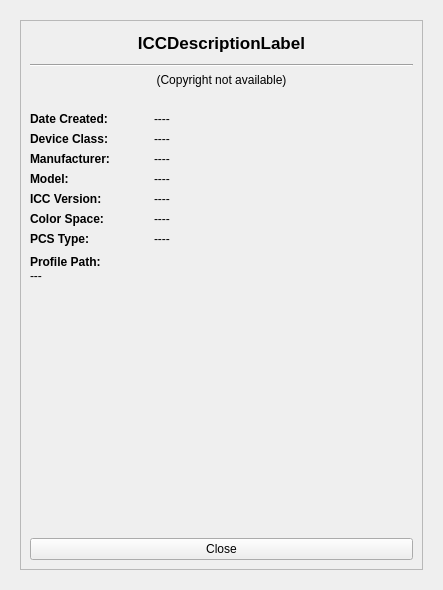
<?xml version="1.0" encoding="UTF-8"?>
<ui version="4.0">
 <class>syInfoDialog</class>
 <widget class="QDialog" name="syInfoDialog">
  <property name="geometry">
   <rect>
    <x>0</x>
    <y>0</y>
    <width>443</width>
    <height>590</height>
   </rect>
  </property>
  <property name="windowTitle">
   <string>Details</string>
  </property>
  <layout class="QVBoxLayout" name="verticalLayout_2">
   <item>
    <widget class="QScrollArea" name="scrollArea">
     <property name="sizePolicy">
      <sizepolicy hsizetype="Expanding" vsizetype="Expanding">
       <horstretch>0</horstretch>
       <verstretch>0</verstretch>
      </sizepolicy>
     </property>
     <property name="minimumSize">
      <size>
       <width>300</width>
       <height>300</height>
      </size>
     </property>
     <property name="frameShape">
      <enum>QFrame::NoFrame</enum>
     </property>
     <property name="verticalScrollBarPolicy">
      <enum>Qt::ScrollBarAlwaysOff</enum>
     </property>
     <property name="widgetResizable">
      <bool>true</bool>
     </property>
     <widget class="QWidget" name="scrollAreaWidgetContents">
      <property name="geometry">
       <rect>
        <x>0</x>
        <y>0</y>
        <width>435</width>
        <height>582</height>
       </rect>
      </property>
      <layout class="QGridLayout" name="gridLayout_2">
       <item row="1" column="0">
        <layout class="QVBoxLayout" name="verticalLayout_3">
         <item>
          <widget class="QFrame" name="frame">
           <property name="sizePolicy">
            <sizepolicy hsizetype="MinimumExpanding" vsizetype="Expanding">
             <horstretch>98</horstretch>
             <verstretch>98</verstretch>
            </sizepolicy>
           </property>
           <property name="minimumSize">
            <size>
             <width>150</width>
             <height>250</height>
            </size>
           </property>
           <property name="frameShape">
            <enum>QFrame::StyledPanel</enum>
           </property>
           <property name="frameShadow">
            <enum>QFrame::Raised</enum>
           </property>
           <layout class="QVBoxLayout" name="verticalLayout">
            <item>
             <layout class="QVBoxLayout" name="verticalLayout_9">
              <property name="topMargin">
               <number>3</number>
              </property>
              <property name="bottomMargin">
               <number>3</number>
              </property>
              <item>
               <widget class="QLabel" name="descriptionTagLabel">
                <property name="sizePolicy">
                 <sizepolicy hsizetype="Preferred" vsizetype="Minimum">
                  <horstretch>0</horstretch>
                  <verstretch>0</verstretch>
                 </sizepolicy>
                </property>
                <property name="minimumSize">
                 <size>
                  <width>0</width>
                  <height>25</height>
                 </size>
                </property>
                <property name="font">
                 <font>
                  <pointsize>13</pointsize>
                  <weight>75</weight>
                  <bold>true</bold>
                 </font>
                </property>
                <property name="text">
                 <string>ICCDescriptionLabel</string>
                </property>
                <property name="alignment">
                 <set>Qt::AlignHCenter|Qt::AlignTop</set>
                </property>
                <property name="wordWrap">
                 <bool>true</bool>
                </property>
               </widget>
              </item>
              <item>
               <widget class="Line" name="infoPanelLineSeperator">
                <property name="orientation">
                 <enum>Qt::Horizontal</enum>
                </property>
               </widget>
              </item>
              <item>
               <widget class="QLabel" name="copyrightTagLabel">
                <property name="sizePolicy">
                 <sizepolicy hsizetype="Preferred" vsizetype="Minimum">
                  <horstretch>0</horstretch>
                  <verstretch>0</verstretch>
                 </sizepolicy>
                </property>
                <property name="minimumSize">
                 <size>
                  <width>0</width>
                  <height>30</height>
                 </size>
                </property>
                <property name="frameShadow">
                 <enum>QFrame::Plain</enum>
                </property>
                <property name="lineWidth">
                 <number>1</number>
                </property>
                <property name="text">
                 <string>(Copyright not available)</string>
                </property>
                <property name="scaledContents">
                 <bool>false</bool>
                </property>
                <property name="alignment">
                 <set>Qt::AlignHCenter|Qt::AlignTop</set>
                </property>
                <property name="wordWrap">
                 <bool>true</bool>
                </property>
                <property name="margin">
                 <number>0</number>
                </property>
               </widget>
              </item>
             </layout>
            </item>
            <item>
             <layout class="QGridLayout" name="gridLayout">
              <item row="0" column="0">
               <widget class="QLabel" name="dateTextLabel">
                <property name="sizePolicy">
                 <sizepolicy hsizetype="Fixed" vsizetype="Maximum">
                  <horstretch>0</horstretch>
                  <verstretch>0</verstretch>
                 </sizepolicy>
                </property>
                <property name="minimumSize">
                 <size>
                  <width>116</width>
                  <height>0</height>
                 </size>
                </property>
                <property name="font">
                 <font>
                  <weight>75</weight>
                  <italic>false</italic>
                  <bold>true</bold>
                  <underline>false</underline>
                 </font>
                </property>
                <property name="text">
                 <string>Date Created:</string>
                </property>
               </widget>
              </item>
              <item row="0" column="1">
               <widget class="QLabel" name="dateTagLabel">
                <property name="sizePolicy">
                 <sizepolicy hsizetype="Ignored" vsizetype="Maximum">
                  <horstretch>0</horstretch>
                  <verstretch>0</verstretch>
                 </sizepolicy>
                </property>
                <property name="minimumSize">
                 <size>
                  <width>50</width>
                  <height>0</height>
                 </size>
                </property>
                <property name="text">
                 <string>----</string>
                </property>
               </widget>
              </item>
              <item row="1" column="0">
               <widget class="QLabel" name="dcTextLabel">
                <property name="sizePolicy">
                 <sizepolicy hsizetype="Fixed" vsizetype="Maximum">
                  <horstretch>0</horstretch>
                  <verstretch>0</verstretch>
                 </sizepolicy>
                </property>
                <property name="minimumSize">
                 <size>
                  <width>113</width>
                  <height>0</height>
                 </size>
                </property>
                <property name="font">
                 <font>
                  <weight>75</weight>
                  <bold>true</bold>
                 </font>
                </property>
                <property name="text">
                 <string>Device Class:</string>
                </property>
               </widget>
              </item>
              <item row="1" column="1">
               <widget class="QLabel" name="deviceClassTagLabel">
                <property name="sizePolicy">
                 <sizepolicy hsizetype="Ignored" vsizetype="Maximum">
                  <horstretch>0</horstretch>
                  <verstretch>0</verstretch>
                 </sizepolicy>
                </property>
                <property name="minimumSize">
                 <size>
                  <width>50</width>
                  <height>0</height>
                 </size>
                </property>
                <property name="text">
                 <string>----</string>
                </property>
               </widget>
              </item>
              <item row="2" column="0">
               <widget class="QLabel" name="manufacturerLabel">
                <property name="sizePolicy">
                 <sizepolicy hsizetype="Fixed" vsizetype="Maximum">
                  <horstretch>0</horstretch>
                  <verstretch>0</verstretch>
                 </sizepolicy>
                </property>
                <property name="minimumSize">
                 <size>
                  <width>118</width>
                  <height>0</height>
                 </size>
                </property>
                <property name="font">
                 <font>
                  <weight>75</weight>
                  <bold>true</bold>
                 </font>
                </property>
                <property name="text">
                 <string>Manufacturer:</string>
                </property>
               </widget>
              </item>
              <item row="2" column="1">
               <widget class="QLabel" name="mfgTagLabel">
                <property name="sizePolicy">
                 <sizepolicy hsizetype="Ignored" vsizetype="Maximum">
                  <horstretch>0</horstretch>
                  <verstretch>0</verstretch>
                 </sizepolicy>
                </property>
                <property name="minimumSize">
                 <size>
                  <width>50</width>
                  <height>0</height>
                 </size>
                </property>
                <property name="text">
                 <string>----</string>
                </property>
                <property name="alignment">
                 <set>Qt::AlignJustify|Qt::AlignVCenter</set>
                </property>
               </widget>
              </item>
              <item row="3" column="0">
               <widget class="QLabel" name="modelTextLabel">
                <property name="sizePolicy">
                 <sizepolicy hsizetype="Fixed" vsizetype="Maximum">
                  <horstretch>0</horstretch>
                  <verstretch>0</verstretch>
                 </sizepolicy>
                </property>
                <property name="minimumSize">
                 <size>
                  <width>55</width>
                  <height>0</height>
                 </size>
                </property>
                <property name="font">
                 <font>
                  <weight>75</weight>
                  <bold>true</bold>
                 </font>
                </property>
                <property name="text">
                 <string>Model:</string>
                </property>
               </widget>
              </item>
              <item row="3" column="1">
               <widget class="QLabel" name="modelTagLabel">
                <property name="sizePolicy">
                 <sizepolicy hsizetype="Ignored" vsizetype="Maximum">
                  <horstretch>0</horstretch>
                  <verstretch>0</verstretch>
                 </sizepolicy>
                </property>
                <property name="minimumSize">
                 <size>
                  <width>50</width>
                  <height>0</height>
                 </size>
                </property>
                <property name="text">
                 <string>----</string>
                </property>
                <property name="alignment">
                 <set>Qt::AlignJustify|Qt::AlignVCenter</set>
                </property>
               </widget>
              </item>
              <item row="4" column="0">
               <widget class="QLabel" name="iccVersionLabel">
                <property name="sizePolicy">
                 <sizepolicy hsizetype="Fixed" vsizetype="Maximum">
                  <horstretch>0</horstretch>
                  <verstretch>0</verstretch>
                 </sizepolicy>
                </property>
                <property name="minimumSize">
                 <size>
                  <width>101</width>
                  <height>0</height>
                 </size>
                </property>
                <property name="font">
                 <font>
                  <weight>75</weight>
                  <bold>true</bold>
                 </font>
                </property>
                <property name="text">
                 <string>ICC Version:</string>
                </property>
               </widget>
              </item>
              <item row="4" column="1">
               <widget class="QLabel" name="iccVerTagLabel">
                <property name="sizePolicy">
                 <sizepolicy hsizetype="Ignored" vsizetype="Maximum">
                  <horstretch>0</horstretch>
                  <verstretch>0</verstretch>
                 </sizepolicy>
                </property>
                <property name="minimumSize">
                 <size>
                  <width>50</width>
                  <height>0</height>
                 </size>
                </property>
                <property name="text">
                 <string>----</string>
                </property>
               </widget>
              </item>
              <item row="5" column="0">
               <widget class="QLabel" name="colorspaceLabel">
                <property name="sizePolicy">
                 <sizepolicy hsizetype="Fixed" vsizetype="Maximum">
                  <horstretch>0</horstretch>
                  <verstretch>0</verstretch>
                 </sizepolicy>
                </property>
                <property name="minimumSize">
                 <size>
                  <width>104</width>
                  <height>0</height>
                 </size>
                </property>
                <property name="font">
                 <font>
                  <weight>75</weight>
                  <bold>true</bold>
                 </font>
                </property>
                <property name="text">
                 <string>Color Space:</string>
                </property>
               </widget>
              </item>
              <item row="5" column="1">
               <widget class="QLabel" name="colorspaceTagLabel">
                <property name="sizePolicy">
                 <sizepolicy hsizetype="Ignored" vsizetype="Maximum">
                  <horstretch>0</horstretch>
                  <verstretch>0</verstretch>
                 </sizepolicy>
                </property>
                <property name="minimumSize">
                 <size>
                  <width>50</width>
                  <height>0</height>
                 </size>
                </property>
                <property name="text">
                 <string>----</string>
                </property>
               </widget>
              </item>
              <item row="6" column="0">
               <widget class="QLabel" name="pcsTypeLabel">
                <property name="sizePolicy">
                 <sizepolicy hsizetype="Fixed" vsizetype="Maximum">
                  <horstretch>0</horstretch>
                  <verstretch>0</verstretch>
                 </sizepolicy>
                </property>
                <property name="minimumSize">
                 <size>
                  <width>84</width>
                  <height>0</height>
                 </size>
                </property>
                <property name="font">
                 <font>
                  <weight>75</weight>
                  <bold>true</bold>
                 </font>
                </property>
                <property name="text">
                 <string>PCS Type:</string>
                </property>
               </widget>
              </item>
              <item row="6" column="1">
               <widget class="QLabel" name="pcsTagLabel">
                <property name="sizePolicy">
                 <sizepolicy hsizetype="Ignored" vsizetype="Maximum">
                  <horstretch>0</horstretch>
                  <verstretch>0</verstretch>
                 </sizepolicy>
                </property>
                <property name="minimumSize">
                 <size>
                  <width>50</width>
                  <height>0</height>
                 </size>
                </property>
                <property name="text">
                 <string>----</string>
                </property>
               </widget>
              </item>
             </layout>
            </item>
            <item>
             <layout class="QVBoxLayout" name="verticalLayout_10">
              <property name="spacing">
               <number>0</number>
              </property>
              <property name="topMargin">
               <number>3</number>
              </property>
              <property name="bottomMargin">
               <number>3</number>
              </property>
              <item>
               <widget class="QLabel" name="filenameTagLabel">
                <property name="sizePolicy">
                 <sizepolicy hsizetype="Fixed" vsizetype="Maximum">
                  <horstretch>0</horstretch>
                  <verstretch>0</verstretch>
                 </sizepolicy>
                </property>
                <property name="minimumSize">
                 <size>
                  <width>102</width>
                  <height>0</height>
                 </size>
                </property>
                <property name="font">
                 <font>
                  <weight>75</weight>
                  <bold>true</bold>
                  <underline>false</underline>
                 </font>
                </property>
                <property name="text">
                 <string>Profile Path:</string>
                </property>
               </widget>
              </item>
              <item>
               <widget class="QLabel" name="directoryListingTag">
                <property name="sizePolicy">
                 <sizepolicy hsizetype="Ignored" vsizetype="Preferred">
                  <horstretch>0</horstretch>
                  <verstretch>0</verstretch>
                 </sizepolicy>
                </property>
                <property name="minimumSize">
                 <size>
                  <width>100</width>
                  <height>0</height>
                 </size>
                </property>
                <property name="maximumSize">
                 <size>
                  <width>16777215</width>
                  <height>16777215</height>
                 </size>
                </property>
                <property name="font">
                 <font>
                  <weight>50</weight>
                  <italic>false</italic>
                  <bold>false</bold>
                 </font>
                </property>
                <property name="frameShape">
                 <enum>QFrame::NoFrame</enum>
                </property>
                <property name="frameShadow">
                 <enum>QFrame::Plain</enum>
                </property>
                <property name="lineWidth">
                 <number>1</number>
                </property>
                <property name="midLineWidth">
                 <number>0</number>
                </property>
                <property name="text">
                 <string>---</string>
                </property>
                <property name="textFormat">
                 <enum>Qt::AutoText</enum>
                </property>
                <property name="scaledContents">
                 <bool>false</bool>
                </property>
                <property name="alignment">
                 <set>Qt::AlignJustify|Qt::AlignVCenter</set>
                </property>
                <property name="wordWrap">
                 <bool>true</bool>
                </property>
                <property name="textInteractionFlags">
                 <set>Qt::LinksAccessibleByMouse|Qt::TextSelectableByMouse</set>
                </property>
               </widget>
              </item>
             </layout>
            </item>
            <item>
             <widget class="QPushButton" name="launchICCExaminButton">
              <property name="sizePolicy">
               <sizepolicy hsizetype="Minimum" vsizetype="Minimum">
                <horstretch>0</horstretch>
                <verstretch>0</verstretch>
               </sizepolicy>
              </property>
              <property name="minimumSize">
               <size>
                <width>0</width>
                <height>200</height>
               </size>
              </property>
              <property name="text">
               <string/>
              </property>
              <property name="iconSize">
               <size>
                <width>200</width>
                <height>200</height>
               </size>
              </property>
              <property name="flat">
               <bool>true</bool>
              </property>
             </widget>
            </item>
            <item>
             <spacer name="verticalSpacer">
              <property name="orientation">
               <enum>Qt::Vertical</enum>
              </property>
              <property name="sizeHint" stdset="0">
               <size>
                <width>20</width>
                <height>5</height>
               </size>
              </property>
             </spacer>
            </item>
            <item>
             <widget class="QPushButton" name="closeButton">
              <property name="text">
               <string>Close</string>
              </property>
             </widget>
            </item>
           </layout>
          </widget>
         </item>
        </layout>
       </item>
      </layout>
     </widget>
    </widget>
   </item>
  </layout>
 </widget>
 <resources/>
 <connections/>
</ui>
